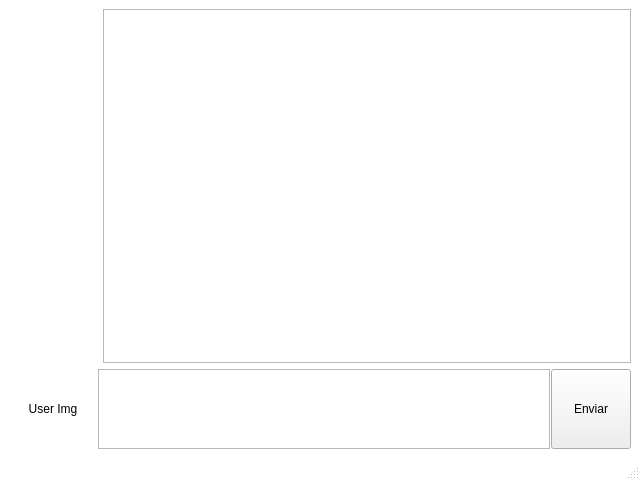
<?xml version="1.0" encoding="UTF-8"?>
<ui version="4.0">
 <class>JagunChatWindow</class>
 <widget class="QMainWindow" name="JagunChatWindow">
  <property name="geometry">
   <rect>
    <x>0</x>
    <y>0</y>
    <width>640</width>
    <height>480</height>
   </rect>
  </property>
  <property name="windowTitle">
   <string>Jagun Chat</string>
  </property>
  <property name="autoFillBackground">
   <bool>false</bool>
  </property>
  <property name="styleSheet">
   <string>QMainWindow#JagunChatWindow
{
	background-color: white;
}</string>
  </property>
  <widget class="QWidget" name="centralwidget">
   <layout class="QVBoxLayout" name="verticalLayout">
    <item>
     <layout class="QHBoxLayout" name="horizontalLayout">
      <item>
       <widget class="JagunChatListUsers" name="lwUsers">
        <property name="sizePolicy">
         <sizepolicy hsizetype="Fixed" vsizetype="Expanding">
          <horstretch>0</horstretch>
          <verstretch>0</verstretch>
         </sizepolicy>
        </property>
        <property name="minimumSize">
         <size>
          <width>88</width>
          <height>0</height>
         </size>
        </property>
        <property name="maximumSize">
         <size>
          <width>88</width>
          <height>16777215</height>
         </size>
        </property>
        <property name="focusPolicy">
         <enum>Qt::NoFocus</enum>
        </property>
        <property name="layoutDirection">
         <enum>Qt::LeftToRight</enum>
        </property>
        <property name="autoFillBackground">
         <bool>false</bool>
        </property>
        <property name="frameShape">
         <enum>QFrame::NoFrame</enum>
        </property>
        <property name="frameShadow">
         <enum>QFrame::Plain</enum>
        </property>
        <property name="lineWidth">
         <number>0</number>
        </property>
        <property name="horizontalScrollBarPolicy">
         <enum>Qt::ScrollBarAlwaysOff</enum>
        </property>
        <property name="editTriggers">
         <set>QAbstractItemView::NoEditTriggers</set>
        </property>
        <property name="showDropIndicator" stdset="0">
         <bool>false</bool>
        </property>
        <property name="selectionMode">
         <enum>QAbstractItemView::NoSelection</enum>
        </property>
       </widget>
      </item>
      <item>
       <widget class="QTextBrowser" name="tbChat"/>
      </item>
     </layout>
    </item>
    <item>
     <layout class="QHBoxLayout" name="horizontalLayout_2">
      <property name="spacing">
       <number>1</number>
      </property>
      <item>
       <widget class="QLabel" name="lbUser">
        <property name="sizePolicy">
         <sizepolicy hsizetype="Fixed" vsizetype="Fixed">
          <horstretch>0</horstretch>
          <verstretch>0</verstretch>
         </sizepolicy>
        </property>
        <property name="minimumSize">
         <size>
          <width>88</width>
          <height>80</height>
         </size>
        </property>
        <property name="maximumSize">
         <size>
          <width>88</width>
          <height>80</height>
         </size>
        </property>
        <property name="text">
         <string>User Img</string>
        </property>
        <property name="alignment">
         <set>Qt::AlignCenter</set>
        </property>
       </widget>
      </item>
      <item>
       <widget class="QTextEdit" name="teMessageUser">
        <property name="sizePolicy">
         <sizepolicy hsizetype="Expanding" vsizetype="Fixed">
          <horstretch>0</horstretch>
          <verstretch>0</verstretch>
         </sizepolicy>
        </property>
        <property name="minimumSize">
         <size>
          <width>0</width>
          <height>80</height>
         </size>
        </property>
        <property name="maximumSize">
         <size>
          <width>16777215</width>
          <height>80</height>
         </size>
        </property>
        <property name="horizontalScrollBarPolicy">
         <enum>Qt::ScrollBarAlwaysOff</enum>
        </property>
        <property name="undoRedoEnabled">
         <bool>false</bool>
        </property>
        <property name="acceptRichText">
         <bool>false</bool>
        </property>
       </widget>
      </item>
      <item>
       <widget class="QPushButton" name="btnSendMessage">
        <property name="minimumSize">
         <size>
          <width>1</width>
          <height>80</height>
         </size>
        </property>
        <property name="text">
         <string>Enviar</string>
        </property>
       </widget>
      </item>
     </layout>
    </item>
   </layout>
  </widget>
  <widget class="QMenuBar" name="menubar">
   <property name="geometry">
    <rect>
     <x>0</x>
     <y>0</y>
     <width>640</width>
     <height>22</height>
    </rect>
   </property>
  </widget>
  <widget class="QStatusBar" name="statusbar"/>
 </widget>
 <customwidgets>
  <customwidget>
   <class>JagunChatListUsers</class>
   <extends>QListWidget</extends>
   <header>jagunchatlistusers.h</header>
  </customwidget>
 </customwidgets>
 <resources/>
 <connections/>
</ui>
